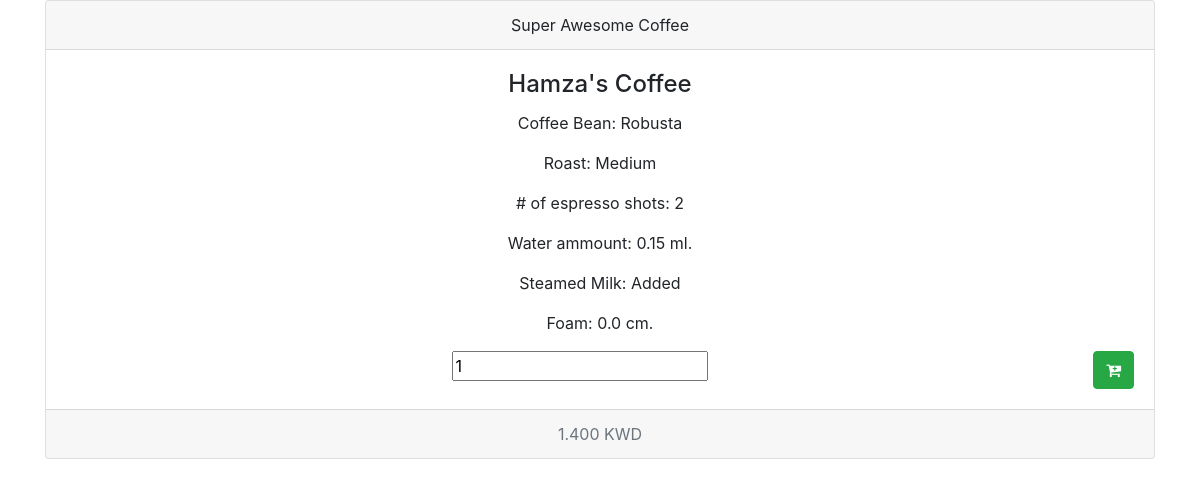
Page /coffee_detail/3/ (signed in) on the committed database.
### coffee/models.py (models this page shows, shortened)
class Coffee(models.Model):
	creator = models.ForeignKey(User, on_delete=models.PROTECT)
	name = models.CharField(max_length=255)
	espresso_shots = models.PositiveIntegerField(default=1)
	bean = models.ForeignKey(Bean, on_delete=models.PROTECT)
	roast = models.ForeignKey(Roast, on_delete=models.PROTECT)
	powders = models.ManyToManyField(Powder, blank=True)
	syrups = models.ManyToManyField(Syrup, blank=True)
	water = models.FloatField(default=0.100)
	steamed_milk = models.BooleanField(default=False)
	foam = models.FloatField(default=0.150)
	extra_instructions = models.TextField(null=True, blank=True)
	price = models.DecimalField(max_digits=20, decimal_places=3, null=True)

class Bean(models.Model):
	name = models.CharField(max_length=120)
	price = models.DecimalField(max_digits=20, decimal_places=3)
	def __str__(self):
		return self.name

class Roast(models.Model):
	name = models.CharField(max_length=120)
	price = models.DecimalField(max_digits=20, decimal_places=3)
	def __str__(self):
		return self.name

### coffee/views.py (the view)
# urls.py: path('coffee_detail/<int:pk>/', views.coffee_detail, name='coffee_detail'),
def coffee_detail(request, pk):
	if request.user.is_anonymous:
		return redirect("coffee:login")
	coffee = Coffee.objects.get(pk=pk)
	if not (request.user.is_staff or request.user==coffee.creator):
		return redirect('/you/shall/not/pass/')
	return render(request, 'coffee_detail.html', {"coffee":coffee})

### coffee/templates/coffee_detail.html (shortened to what this page needs)
{% extends "base.html" %}
{% block content %}
<div class="card text-center">
  <div class="card-header">
    Super Awesome Coffee
  </div>
  <div class="card-body">
    <h4 class="card-title">{{coffee.name}}</h4>
    <p>Coffee Bean: {{coffee.bean}}</p>
    <p>Roast: {{coffee.roast}}</p>
    <p># of espresso shots: {{coffee.espresso_shots}}</p>
    <p>Water ammount: {{coffee.water}} ml.</p>
    <p>Steamed Milk: {% if coffee.steamed_milk %}Added {% else %}No Milk {% endif %}</p>
    <p>Foam: {{coffee.foam}} cm.</p>
    <form action="{% url 'cart:add' %}" method="GET">
        <input type="number" name="qty" value="1">
        <button type = "submit" class="btn btn-success float-right">
          <i class="fa fa-cart-plus" aria-hidden="true"></i>
      </button>
    </form>
  </div>
  <div class="card-footer text-muted">
    {{coffee.price}} KWD
  </div>
</div>
{% endblock content %}

### rows in the picture
Coffee: name "Hamza's Coffee", bean "Robusta", roast "Medium", espresso_shots "2", water "0.15", foam "0.0", price "1.400"
